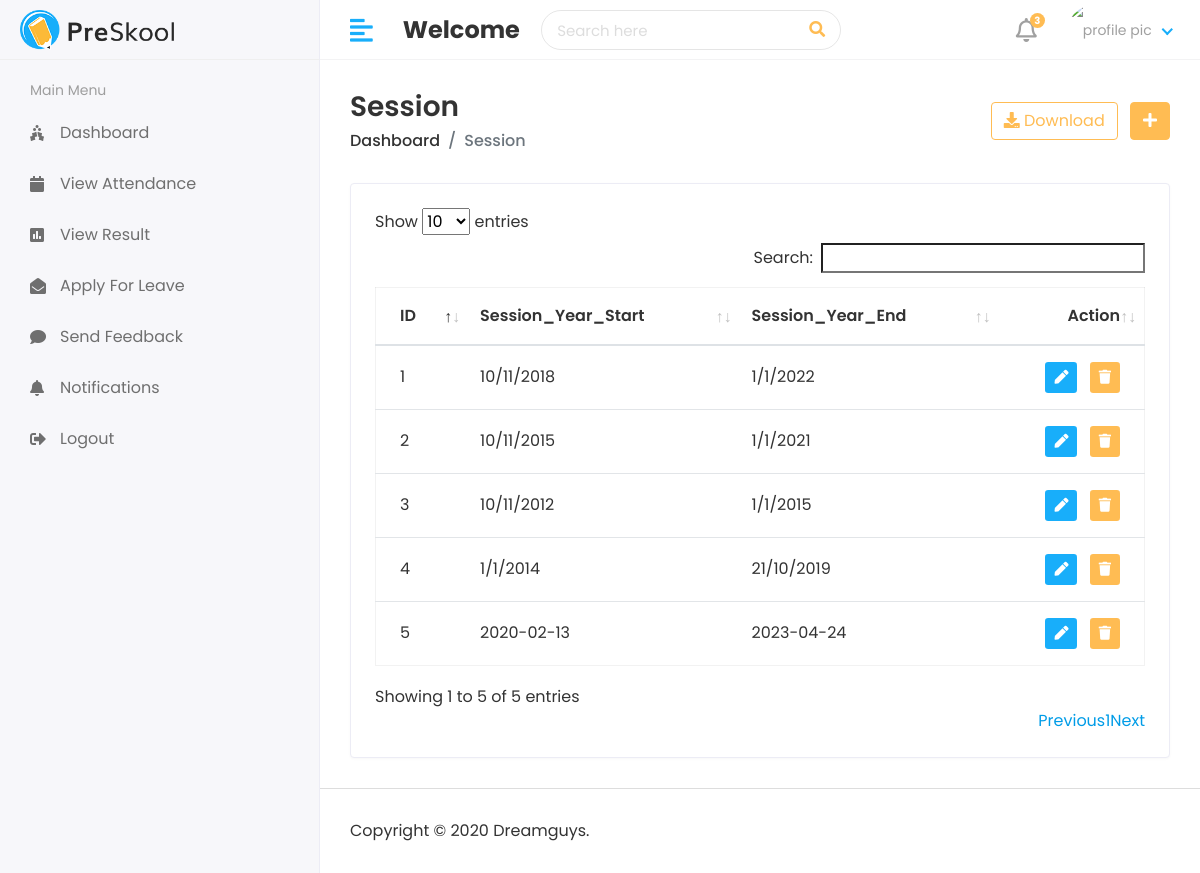
The page /hod/view-session/ on the database its author committed.
### app_attendance_system/models.py (models this page shows, shortened)
class Session_Year(models.Model):
    session_start= models.CharField(max_length=100)
    session_end= models.CharField(max_length=100)

### app_attendance_system/views.py (the view)
# urls.py: path('hod/view-session/', views.ViewSession, name='view-session'),
def ViewSession(request):
    session = Session_Year.objects.all()
    context={
        'session':session
    }
    return render(request,'hod/view_session.html',context)

### templates/hod/view_session.html (shortened to what this page needs)
{% extends "layouts/master.html" %}
{% load static %}
{%block content %}
<div class="content container-fluid">
    <div class="page-header">
       <div class="row align-items-center">
          <div class="col">
             <h3 class="page-title">Session</h3>
             <ul class="breadcrumb">
                <li class="breadcrumb-item"><a href="index.html">Dashboard</a></li>
                <li class="breadcrumb-item active">Session</li>
             </ul>
          </div>
          <div class="col-auto text-right float-right ml-auto">
             <a href="#" class="btn btn-outline-primary mr-2"><i class="fas fa-download"></i> Download</a>
             <a href="add-student.html" class="btn btn-primary"><i class="fas fa-plus"></i></a>
          </div>
       </div>
    </div>
    <div class="row">
       <div class="col-sm-12">
          <div class="card card-table">
             <div class="card-body">
                <div class="table-responsive">
                   <table class="table table-hover table-center mb-0 "  id="table_id">
                      <thead>
                         <tr>
                            <th>ID</th>
                            <th>Session_Year_Start</th>
                            <th>Session_Year_End</th>
                            <th class="text-right">Action</th>
                         </tr>
                      </thead>
                      <tbody>
                        {% for i in session %}
                         <tr>
                            <td>{{ forloop.counter }}</td>
                            <td>{{i.session_start}}</td>
                            <td>{{i.session_end}}</td>
                            <td class="text-right">
                               <div class="actions">
                                  <a href="{% url 'edit-session' i.id%}" class="btn btn-sm bg-success-light mr-2">
                                  <i class="fas fa-pen"></i>
                                  </a>
                                  <a href="{% url 'delete-session' i.id %}" class="btn btn-sm bg-danger-light">
                                  <i class="fas fa-trash"></i>
                                  </a>
                               </div>
                            </td>
                         </tr>
                         {% endfor %}
                      </tbody>
                   </table>
                </div>
             </div>
          </div>
       </div>
    </div>
 </div>
{% endblock %}

### static/assets/css/style.css (style rules this page uses)
html { height: 100%; }
body { background-color: #fff; color: #333; font-family: 'Poppins', sans-serif; font-size: 1rem; height: 100%; line-height: 1.5; overflow-x: hidden; }
h1, h2, h3, h4, h5, h6 { font-family: 'Poppins', sans-serif; margin-top: 0; }
a { color: #009ce7; }
input, button, a { transition: all 0.4s ease; -moz-transition: all 0.4s ease; -o-transition: all 0.4s ease; -ms-transition: all 0.4s ease; -webkit-transition: all 0.4s ease; }
ul, ol { padding: 0px; list-style: none; }
.table { color: #333; max-width: 100%; margin-bottom: 0; width: 100%; }
.table.dataTable { border-collapse: collapse !important; border: 1px solid rgba(0, 0, 0, 0.05); }
.table thead tr th { font-weight: 600; }
.table tbody tr { border-bottom: 1px solid rgba(0, 0, 0, 0.05); }
.table.table-center td, .table.table-center th { vertical-align: middle; }
.card-table .card-body .table > thead > tr > th { border-top: 0; }
.card-table .card-body .table tr td:first-child, .card-table .card-body .table tr th:first-child { padding-left: 1.5rem; }
.card-table .card-body .table tr td:last-child, .card-table .card-body .table tr th:last-child { padding-right: 1.5rem; }
.card-table .table td, .card-table .table th { border-top: 1px solid #e2e5e8; padding: 1rem 0.75rem; white-space: nowrap; }
.btn-primary { background-color: #FFBC53; border: 1px solid #FFBC53; }
.btn-outline-primary { color: #FFBC53; border-color: #FFBC53; }
.card { border: 1px solid #ececf5; box-shadow: 0 1px 3px 0 rgba(0, 0, 0, 0.03); margin-bottom: 1.875rem; }
.card-body { padding: 1.5rem; }
.bg-danger-light { background-color:#FFBC53 !important; color:#fff !important; }
.bg-success-light { background-color: #18aefa; color: #fff; }
.page-wrapper > .content { padding: 1.875rem 1.875rem 0; }
.page-header { margin-bottom: 1.875rem; }
.page-header .breadcrumb { background-color: transparent; color: #6c757d; font-size: 1rem; font-weight: 500; margin-bottom: 0; padding: 0; }
.page-header .breadcrumb a { color: #333; }
.page-title { font-size: 28px; font-weight: 600; color: #333; margin-bottom: 5px; }

### rows shown on the page
Session_Year: session_start "10/11/2018", session_end "1/1/2022"
Session_Year: session_start "10/11/2015", session_end "1/1/2021"
Session_Year: session_start "10/11/2012", session_end "1/1/2015"
Session_Year: session_start "1/1/2014", session_end "21/10/2019"
Session_Year: session_start "2020-02-13", session_end "2023-04-24"
